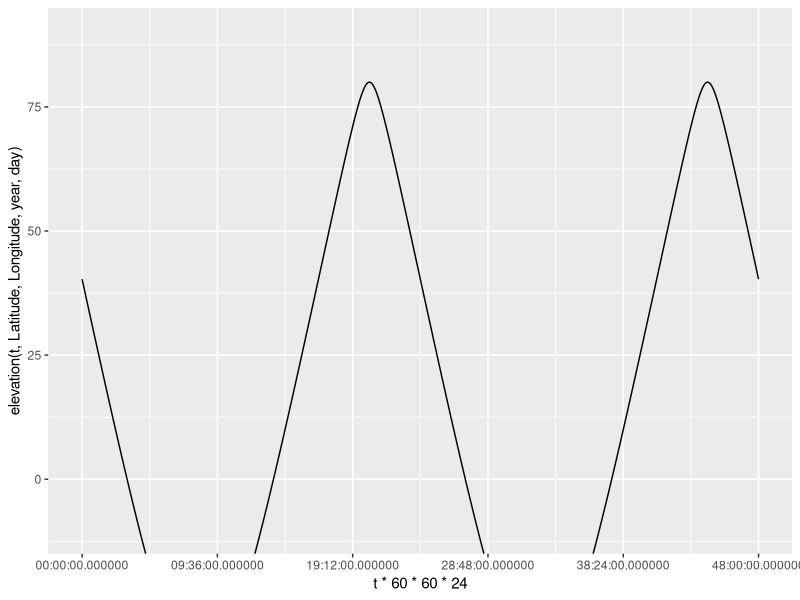
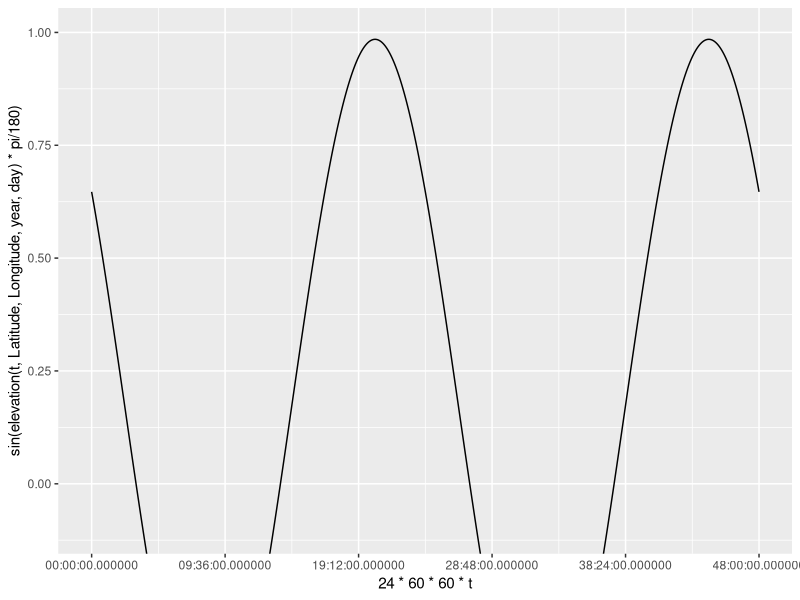
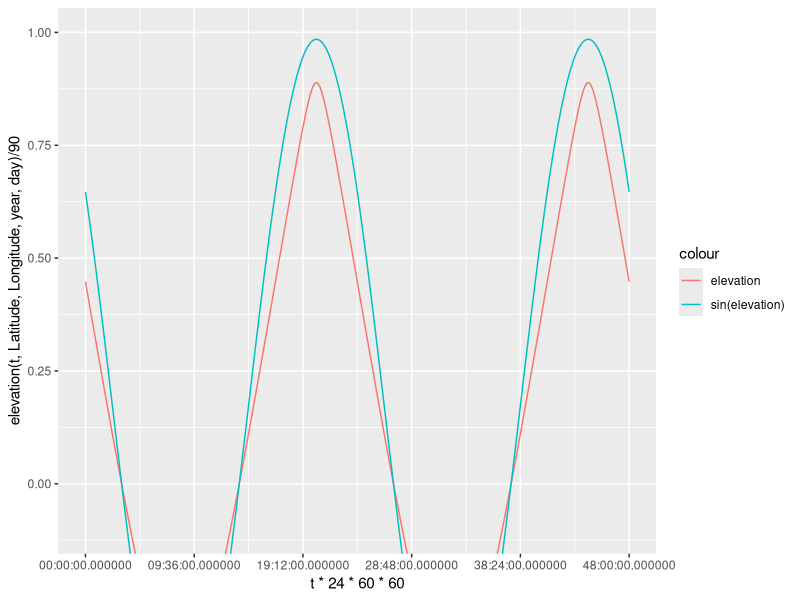
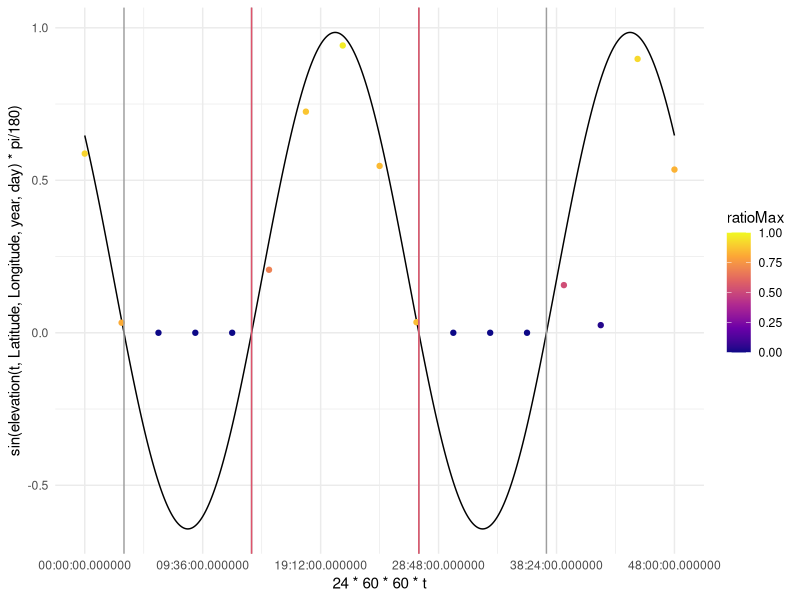
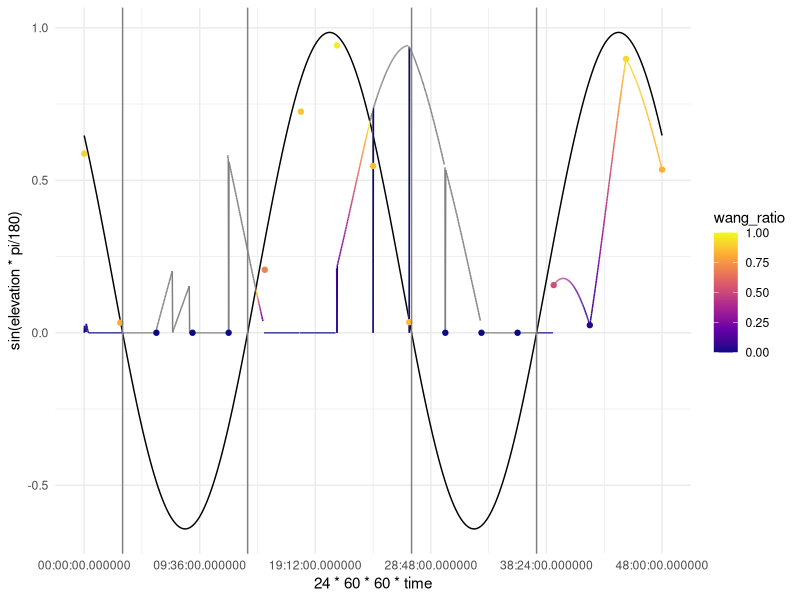

The R source for these figures, in order: (Note: this script raises an error after producing the figures.)
library(ggplot2)
Latitude = -30
Longitude = -123
year = 2020
day = 21
t=.5
Sunrise = 0 #initializing for global assignment
Sunset = 0 #initializing for global assignment

elevation = function(t, Latitude, Longitude, year, day){
  #Converting the year and day to Julian Day and Century. 2454466.5 is
  #12:00 AM of Jan 1 2008. Using mid day as the average 2454467 is Jan 1 2008
  #ifelse(year == 2008, JulianDay = 2454466+day, JulianDay = 2454467+day+(year-2008)*365);
  JulianDay = 2454466+day;
  ##Calculate solar position constants for the day in question. These
  ##functions were obtained from an NOAA Solar Calculations spreadsheet.
  ##Note: the variation seen throughout a given day is so small that we can
  ##treat these as constants. More on this later.
  JulianCentury = (JulianDay-2451545)/36525;
  GeomMeanLongSunDeg = (280.46646+JulianCentury*(36000.76983+JulianCentury*.0003032))%%360;
  GeomMeanAnomSunDeg = 357.52911+JulianCentury*(35999.05029 - 0.0001537*JulianCentury);
  EccentEarthOrbit = 0.016708634-JulianCentury*(0.000042037+0.0000001267*JulianCentury);
  SunEqOfCtr = sin(pi/180*(GeomMeanAnomSunDeg))*(1.914602-JulianCentury*(0.004817+0.000014*JulianCentury))+sin(pi/180*(2*GeomMeanAnomSunDeg))*(0.019993-0.000101*JulianCentury)+sin(pi/180*(3*GeomMeanAnomSunDeg))*0.000289;
  SunTrueLongDeg = GeomMeanLongSunDeg+SunEqOfCtr;
  SunAppLongDeg = SunTrueLongDeg-0.00569-0.00478*sin(pi/180*(125.04-1934.136*JulianCentury));
  MeanObliqEclipticDeg = 23+(26+((21.448-JulianCentury*(46.815+JulianCentury*(0.00059-JulianCentury*0.001813))))/60)/60;
  ObliqCorrDeg = MeanObliqEclipticDeg+0.00256*cos(pi/180*(125.04-1934.136*JulianCentury));
  SunDeclineDeg = 180/pi*(asin(sin(pi/180*(ObliqCorrDeg))*sin(pi/180*(SunAppLongDeg))));
  vary = tan(pi/180*(ObliqCorrDeg/2))*tan(pi/180*(ObliqCorrDeg/2));
  EqOfTimeMinutes = 4*180/pi*(vary*sin(2*pi/180*(GeomMeanLongSunDeg))-2*EccentEarthOrbit*sin(pi/180*(GeomMeanAnomSunDeg))+4*EccentEarthOrbit*vary*sin(pi/180*(GeomMeanAnomSunDeg))*cos(2*pi/180*(GeomMeanLongSunDeg))-0.5*vary*vary*sin(4*pi/180*(GeomMeanLongSunDeg))-1.25*EccentEarthOrbit*EccentEarthOrbit*sin(2*pi/180*(GeomMeanAnomSunDeg)));
  
  ## Define maximum PAR: Solar Constant*.487(%of radiation that makes up PAR)*scale(100)/Sin(90)
  MaxPAR=.487*1361*100;
  srssangle = 90;
  HAval = cos(pi/180*(srssangle))/(cos(pi/180*(Latitude))*cos(pi/180*(SunDeclineDeg)))-tan(pi/180*(Latitude))*tan(pi/180*(SunDeclineDeg));
  if (HAval <= -1){
    HASunriseDeg = 180
  } else if (HAval >= 1) {
    HASunriseDeg = 0
  } else {
    HASunriseDeg = 180/pi*acos(HAval)
  }
  SunlightDuration = HASunriseDeg/180;
  
  A = sin(Latitude*pi/180)*sin(SunDeclineDeg*pi/180);
  B = cos(Latitude*pi/180)*cos(SunDeclineDeg*pi/180);
  
  SolarNoon = (720-4*Longitude-EqOfTimeMinutes+0*60)/1440;
  Sunrise <<- ((SolarNoon*1440-HASunriseDeg*4)/1440)%%1; #keep sunrise positive and between zero and 1
  Sunset <<- Sunrise+SunlightDuration; #assign SR/SS to global for use in other functions
  
  C = EqOfTimeMinutes/4+Longitude;
  
  return(90-(acos(A+B*cos((t*360+C+180)*pi/180)))*180/pi)
  
}


precision = 100

t = round(seq(0, 2, 1/(8*precision)), digits = 5)
ggplot(data = NULL, aes(x = t*60*60*24, y = elevation(t,Latitude,Longitude,year,day)))+
  coord_cartesian(ylim = c(-10,90))+
  geom_line()+
  scale_x_time()

ggplot(data = NULL, aes(x = 24*60*60*t, y = sin(elevation(t,Latitude,Longitude,year,day)*pi/180)))+
  coord_cartesian(ylim = c(-.1,1))+
  geom_line()+
  scale_x_time()

ggplot(data = NULL, aes(x = t*24*60*60, y = elevation(t,Latitude,Longitude,year,day)/90, col = "elevation"))+
  coord_cartesian(ylim = c(-.1,1))+
  geom_line()+
  geom_line(data = NULL, aes(x = 24*60*60*t, y = sin(elevation(t,Latitude,Longitude,year,day)*pi/180), col = "sin(elevation)"))+
  labs()+
  scale_x_time()


###Creating projections from each observation

#Max PAR: .487*1361/sin(elevation)

library(tidyverse)

###Filling in observation and elevation data

time_ele_PAR = tibble(t)
time_ele_PAR = time_ele_PAR %>%
  select(time = t) %>%
  mutate(observation = 0==(time*8*precision)%%(precision),
         elevation = elevation(t, Latitude, Longitude, year, day),
         light = elevation>=0,
         maxPAR = light*.487*1361*sin(elevation*pi/180),
         #ratioMax = observation*light,
         ratioMax = observation*light*runif(length(t), min = 0, max = 1),
         PAR = ratioMax*maxPAR,
         obs1 = floor(t * 8) + 1,
         obs2 = ceiling(t * 8) + 1)

###Seperating observations
observations = time_ele_PAR %>%
  filter(observation==TRUE)

##add vector to indicate Sunrise and Sunset times

SS_time = c(Sunrise, Sunset, Sunrise+1, (Sunset+1)%%2)
SS_time = sort(SS_time)
SS_ele = round(elevation(SS_time, Latitude, Longitude, year, day), digits = 4)

iSR = as.numeric(Sunrise>(Sunset+1)%%2)+1

SS = tibble(time = SS_time, elevation = SS_ele) %>%
  mutate(real = elevation == 0,
         PAR = 0)

ggplot(data = NULL, aes(x = 24*60*60*t, y = sin(elevation(t,Latitude,Longitude,year,day)*pi/180))) +
  #coord_cartesian(ylim = c(-.1,1)) +
  geom_line() +
  scale_x_time() +
  geom_point(data = observations, aes(x = time*24*60*60, y = PAR/(.487*1361), color = ratioMax)) +
  scale_color_viridis_c(option = "C", limits = c(0,1)) +
  geom_vline(xintercept = SS$time*24*60*60 , color = 8) +
  geom_vline(xintercept = c(Sunrise, Sunset)*24*60*60, color = 2) +
  theme_minimal()

###Creating a function that will plot the Wang et al. algorithm for each point




add_wang = function(time_ele_PAR, SS, observations) {
  
  wang_index = observations %>%
    select(time, elevation, PAR)
  
  wang_index = SS %>%
    select(time, elevation, PAR) %>%
    rbind(wang_index, .)
  
  wang_calculation = time_ele_PAR
  
  SS = SS %>%
    mutate(
      slot1f = ceiling(time * 8 * precision + 1),
      slot1c = ceiling(slot1f / precision) * precision,
      slot2c = floor(SS$time * 8 * precision + 1),
      slot2f = floor(slot2c / precision) * precision + 2
    )
  
  #fill obs 1 forward and obs 2 backwards (so obs 1 is the most recent and obs 2 in the soonest)
  
  for (i in 1:4) {
    wang_calculation$obs1[SS$slot1f[i]:SS$slot1c[i]] = 17 + i
    wang_calculation$obs2[SS$slot2f[5 - i]:SS$slot2c[5 - i]] = 17 + 5 - i
  }
  
  
  wang_calculation = wang_calculation %>%
    mutate(
      wang_i_PAR1 = wang_index$PAR[wang_calculation$obs1],
      wang_i_PAR2 = wang_index$PAR[wang_calculation$obs2],
      wang_i_time1 = wang_index$time[wang_calculation$obs1],
      wang_i_time2 = wang_index$time[wang_calculation$obs2],
      wang_i_sunrise1 = time > ((Sunrise + Sunset - 1) / 2),
      wang_i_sunrise2 = time > ((Sunrise + Sunset + 1) / 2),
      wang_i_sunrise3 = time > ((Sunrise + Sunset + 3) / 2),
      wang_i_dayduration = Sunset - Sunrise
    )
  
  wang_calculation = wang_calculation %>%
    mutate(wang_i_sunrise = wang_i_sunrise1 + wang_i_sunrise2 + wang_i_sunrise3 + Sunrise - 1) %>%
    select(-wang_i_sunrise1,-wang_i_sunrise2,-wang_i_sunrise3)
  
  wang_calculation = wang_calculation %>%
    mutate(
      PAR1 = wang_i_PAR1 * sin((time - wang_i_sunrise) * pi / wang_i_dayduration)
      / sin((wang_i_time1 - wang_i_sunrise) * pi / wang_i_dayduration),
      PAR2 = wang_i_PAR2 * sin((time - wang_i_sunrise) * pi / wang_i_dayduration)
      / sin((wang_i_time2 - wang_i_sunrise) * pi / wang_i_dayduration),
      ratio_1 = (wang_i_time2 - time) / (wang_i_time2 - wang_i_time1),
      ratio_2 = (time - wang_i_time1) / (wang_i_time2 - wang_i_time1),
      wang_PAR = ratio_1*PAR1 + ratio_2*PAR2)
  
  #filter out observations with a SR as the first observation. Then calculate PAR from second observation using 6.2
  
  
  SR_adjust = wang_calculation %>%
    filter(obs1 == 17 + iSR | obs1 == 19 + iSR) %>%
    mutate(wang_PAR_SR = PAR2)
  
  # set PAR with times where SR is the second observation to 0
  
  SR_adjust_e = wang_calculation %>%
    filter(obs2 == 17 + iSR | obs2 == 19 + iSR) %>%
    mutate(wang_PAR_SR = 0)
  
  #combine SR_adjust tables
  
  SR_adjust = rbind(SR_adjust, SR_adjust_e)
  
  #Insert SR_adjust into wang_calculation
  
  wang_calculation = right_join(SR_adjust, wang_calculation)
  wang_calculation$wang_PAR[!is.na(wang_calculation$wang_PAR_SR)] = wang_calculation$wang_PAR_SR[!is.na(wang_calculation$wang_PAR_SR)]
  
  
  #filter out observations with a SS as the second observation. Then calculate PAR from first observation using 6.2
  
  SS_adjust = wang_calculation %>%
    filter(obs2 == 18 + iSR |
             obs2 == 16 + (iSR + 3) %% 5 + iSR) %>%
    mutate(wang_PAR_SS = PAR1)
  
  # set PAR with times where SS is the first observation to 0
  
  SS_adjust_e = wang_calculation %>%
    filter(obs1 == 18 + iSR |
             obs1 == 16 + (iSR + 3) %% 5 + iSR) %>%
    mutate(wang_PAR_SS = 0)
  
  #combine SR_adjust tables
  
  SS_adjust = rbind(SS_adjust, SS_adjust_e)
  
  #Insert SS_adjust into wang_calculation
  
  wang_calculation = right_join(SS_adjust, wang_calculation)
  wang_calculation$wang_PAR[!is.na(wang_calculation$wang_PAR_SS)] = wang_calculation$wang_PAR_SS[!is.na(wang_calculation$wang_PAR_SS)]
  
  #day of no observations
  
  no_obs_adjust = wang_calculation %>%
    filter(obs1 > 18 & obs2 > 18) %>%
    mutate(wang_PAR_no = NaN)
  
  #Insert no_obs_adjust
  
  wang_calculation = right_join(no_obs_adjust, wang_calculation)
  wang_calculation$wang_PAR[!is.na(wang_calculation$wang_PAR_no)] = wang_calculation$wang_PAR_no[!is.na(wang_calculation$wang_PAR_no)]
  
  
  
  i = 0:16 * precision + 1
  wang_calculation$wang_PAR[i] = wang_calculation$PAR[i]
  rm(i)
  return(wang_calculation$wang_PAR)
}

wang_PAR = add_wang(time_ele_PAR, SS, observations)

time_ele_PAR = time_ele_PAR %>%
  cbind(., wang_PAR)

time_ele_PAR = time_ele_PAR %>%
  mutate(wang_ratio = wang_PAR/maxPAR) 




ggplot(data = time_ele_PAR, aes(x = 24*60*60*time, y = sin(elevation*pi/180))) +
  #coord_cartesian(ylim = c(-.1,1)) +
  geom_line() +
  scale_x_time() +
  geom_line(data = time_ele_PAR, aes(x = 24*60*60*time, y = wang_PAR/(.487*1361), color = wang_ratio)) +
  geom_point(data = observations, aes(x = time*24*60*60, y = PAR/(.487*1361), color = ratioMax)) +
  scale_color_viridis_c(option = "C", limits = c(0,1)) +
  geom_vline(data = SS, aes(xintercept = time*24*60*60, color = 8)) +
  theme_minimal()


##Create linear PAR ratio

add_ratio = function(time_ele_PAR, SS, observations) {
  #check observations. If both light then take average of ratios. Else take the ratio of the one with light.
  ratio_index = SS %>%
    select(time, elevation, PAR) %>%
    rbind(wang_index, .)
  
  ratio_calc = time_ele_PAR %>%
    mutate(obs1 = floor(t * 8) + 1,
           obs2 = ceiling(t * 8) + 1)
  
  SS = SS %>%
    mutate(
      slot1f = ceiling(time * 8 * precision + 1),
      slot1c = ceiling(slot1f / precision) * precision,
      slot2c = floor(SS$time * 8 * precision + 1),
      slot2f = floor(slot2c / precision) * precision + 2
    )
  
  #fill obs 1 forward and obs 2 backwards (so obs 1 is the most recent and obs 2 in the soonest)
  
  for (i in 1:4) {
    wang_calculation$obs1[SS$slot1f[i]:SS$slot1c[i]] = 17 + i
    wang_calculation$obs2[SS$slot2f[5 - i]:SS$slot2c[5 - i]] = 17 + 5 - i
  }
  
  ratio_calc = time_ele_PAR %>%
    mutate()
    
}






##create sky based on instPAR ratio of max and raw value (black at night, blue-gray during high-low par/high sun, red at sunset)

sky = tibble(t)

# t[101]=Sunrise
#Sunset = length-100

ggplot(data = NULL, aes(x = 24*60*60*t, y = sin(elevation(t,Latitude,Longitude,year,day)*pi/180)))+
  #coord_cartesian(ylim = c(-.1,1))+
  geom_line()+
  geom_vline(xintercept = 1:3, data =  ,aes())+
  scale_x_time()+
  geom_point(data = daylightObservations, aes(x = time*24*60*60, y = max_PAR/(.487*1361), color = ratioMax))+
  scale_color_viridis_c(option = "C")+
  geom_point(data = observationsSS, aes(x = time*24*60*60,  y = max_PAR/(.487*1361)), color = 2)+
  theme_minimal()
